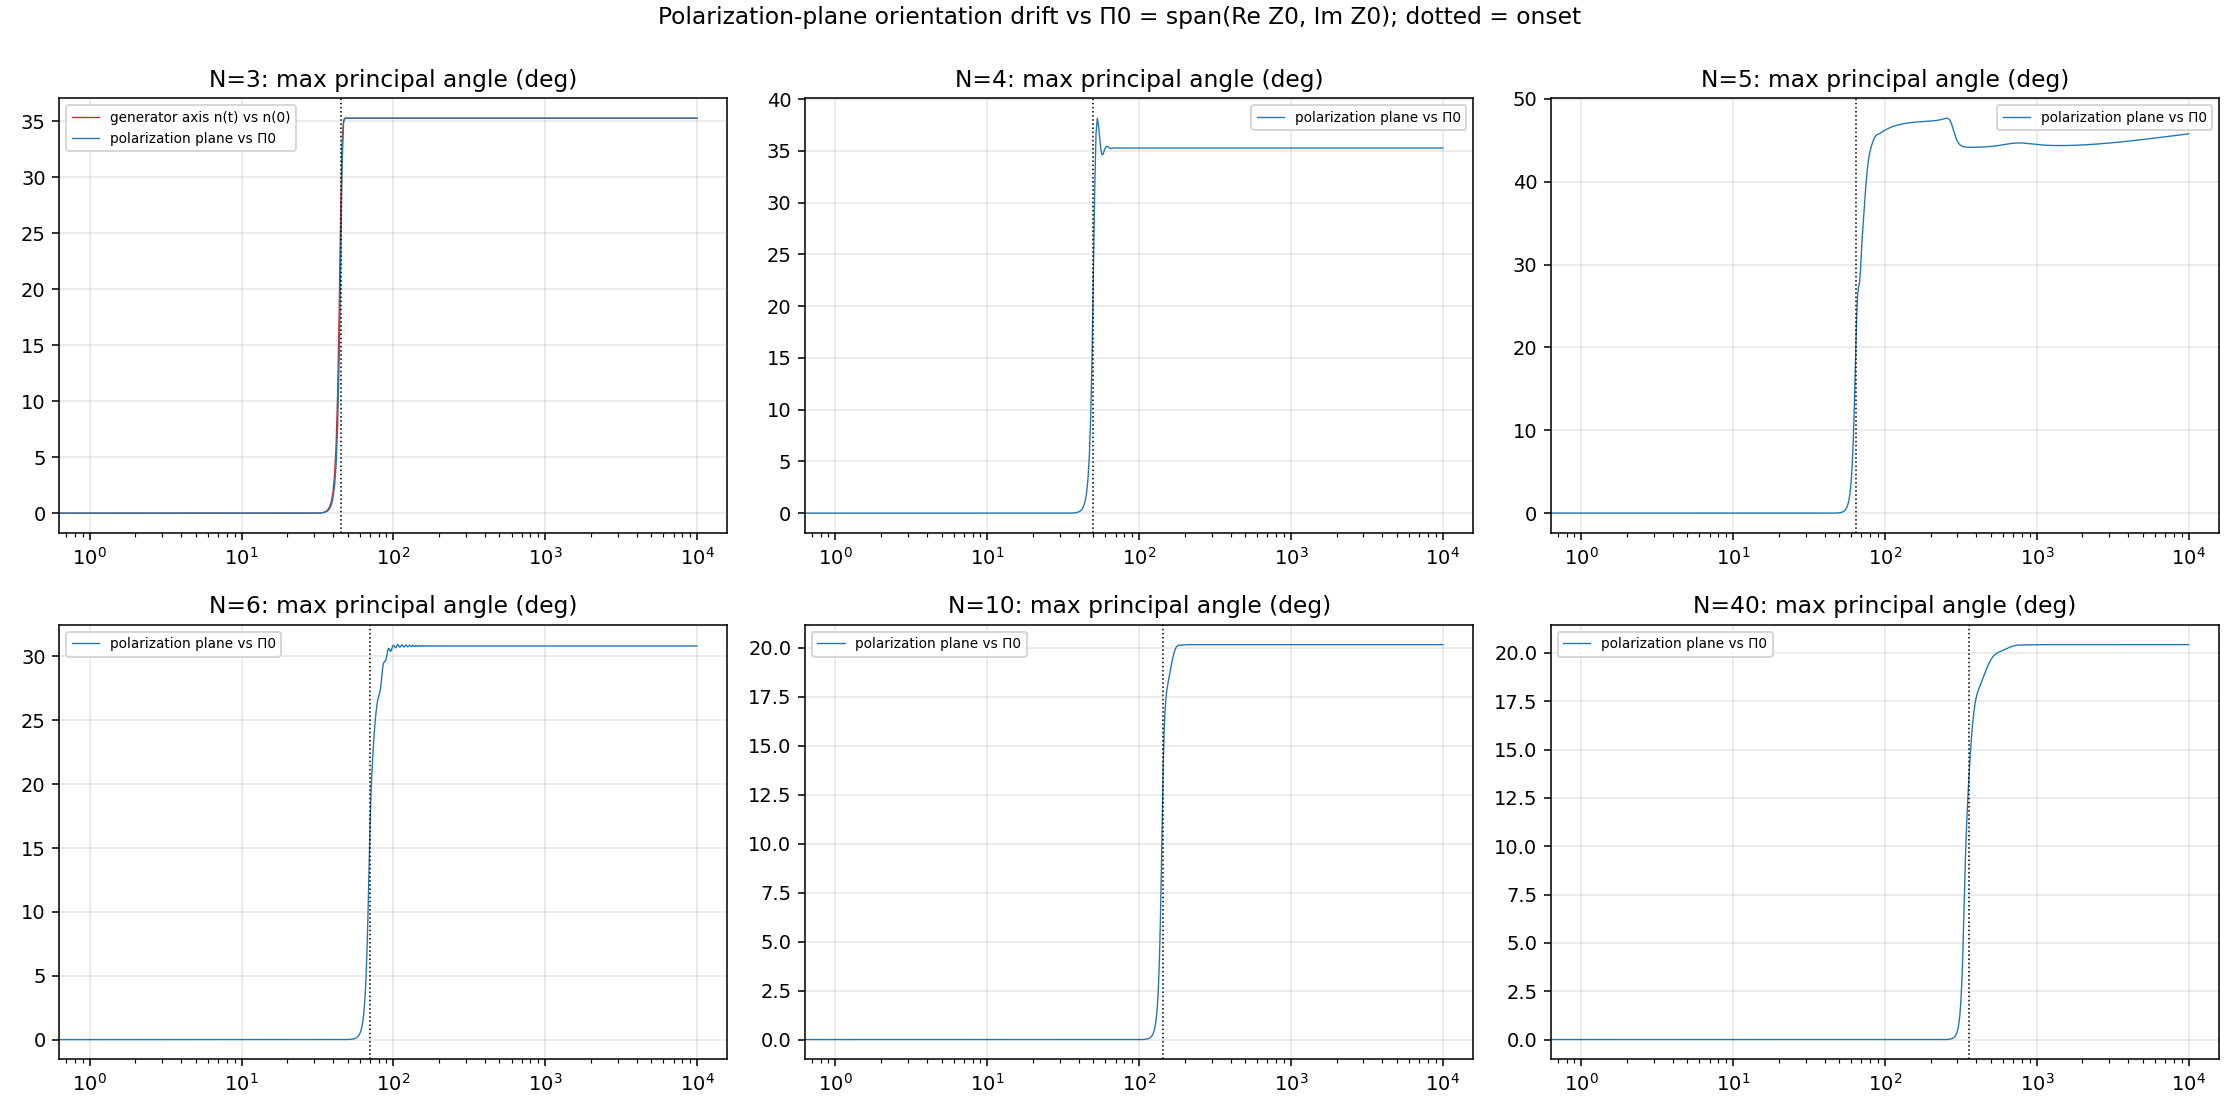

This figure's Python source:
#!/usr/bin/env python3
# -*- coding: utf-8 -*-
"""三方向の区別と安定性 (1): 状態の複素平面（偏光面）の向きと法線の安定性（読み出しのみ）。

三方向の定義（木原 2026-09-06 指示: 初期条件に錨を置く）:
  X̂ = p = Re Z0 / ‖Re Z0‖（初期実軸）
  Ŷ = q = Im Z0 を p に直交化・正規化（初期虚軸）。90°位相差で立つ複素平面 Π0 = span(p,q)。
  Ẑ = Π0 の法線（N=3 では R³ の p×q と生成子回転軸 n が一致するはず——これも検定）。
検定:
 (a) 定義の厳密性: step0 の |cos∠(Re Z0, Im Z0)|（90°からのずれ）と ‖Im Z0‖/‖Re Z0‖。
 (b) 偏光面の向きの安定性: Πs(t) = span(Re Z(t), Im Z(t)) と Π0 の主角（最大主角、度）。
     グローバル位相 Z→e^{iα}Z で span は不変（ゲージ不変量）。全 10001 歩。
     縮退警戒: 正規化後の [Re, Im] 行列の最小特異値も記録（面が潰れていないか）。
 (c) N=3 のみ: 生成子軸 n(t) = (K_32, K_13, K_21)/‖·‖（3次元では回転軸＝面法線）と
     n(0) の角、および n(0) と p×q の角（法線同定の確認）。
入力: N3_N40_long10000_20260905 の npz（SHA台帳照合）。新規走行なし。
出力: check_three_direction_frame_stability_v1.{json,csv,png}
"""
import csv
import hashlib
import json
import sys
from pathlib import Path

import numpy as np
import matplotlib
matplotlib.use("Agg")
import matplotlib.pyplot as plt

BASE = Path(__file__).resolve().parent
ROOT = BASE.parents[5]
ENGINE = ROOT / "時間軸Q軸とフェルミオンの生成構造" / "検証_対照実験" / "第5論文原本_自発的分裂予備実験_v1"
sys.path.insert(0, str(ENGINE))
from run_n_scaling_lowrank_v1 import LowRankSystem

SWEEP = BASE.parent / "N3_N40_long10000_20260905"
RL = BASE.parent / "N3_N40_rotation_lock_analysis_20260905"
NS = [3, 4, 5, 6, 10, 40]

ledger = {}
with open(SWEEP / "SHA256SUMS.txt") as fh:
    for line in fh:
        parts = line.split()
        if len(parts) == 2:
            ledger[parts[1]] = parts[0]

rl = json.load(open(RL / 'rotation_lock_analysis_v1.json'))
onset = {r[0]: int(r[2]) for r in rl['table']}

out = {}
rows = []
fig, axs = plt.subplots(2, 3, figsize=(16, 8))
for ax, N in zip(axs.ravel(), NS):
    rel = f'results/hm_N{N}_den_{N}_states_10000.npz'
    h = hashlib.sha256(open(SWEEP / rel, 'rb').read()).hexdigest()
    assert ledger[rel] == h, f'INPUT GATE FAIL: {rel}'
    Z = np.asarray(np.load(SWEEP / rel)['Z'], dtype=np.complex128)
    T, M = Z.shape
    rp, ip = Z[0].real, Z[0].imag
    cos90 = float(abs(rp @ ip) / (np.linalg.norm(rp) * np.linalg.norm(ip)))
    ratio = float(np.linalg.norm(ip) / np.linalg.norm(rp))
    p = rp / np.linalg.norm(rp)
    q = ip - (ip @ p) * p
    q = q / np.linalg.norm(q)
    B0 = np.stack([p, q], axis=1)  # M×2 正規直交
    # (b) 偏光面の主角（全歩）
    maxang = np.empty(T)
    smin = np.empty(T)
    for t in range(T):
        A = np.stack([Z[t].real, Z[t].imag], axis=1)
        nrm = np.linalg.norm(A, axis=0)
        smin[t] = float(np.linalg.svd(A / nrm, compute_uv=False)[-1]) if nrm.min() > 0 else 0.0
        Bt, _ = np.linalg.qr(A)
        sv = np.clip(np.linalg.svd(B0.T @ Bt, compute_uv=False), 0.0, 1.0)
        maxang[t] = np.degrees(np.arccos(sv[-1]))
    sc = onset[N]
    ramp_end = max(sc - 10, 1)
    res = {'M': M, 'onset': sc,
           'def_cos_90deg_offset': cos90, 'def_amp_ratio_im_over_re': ratio,
           'plane_maxangle_deg': {
               'ramp_max_(0..onset-10)': float(maxang[:ramp_end].max()),
               'transition_max': float(maxang[:min(sc + 200, T)].max()),
               'global_max': float(maxang.max()),
               'argmax_step': int(np.argmax(maxang)),
               'final_mean_last1000': float(maxang[-1000:].mean()),
               'final_std_last1000': float(maxang[-1000:].std())},
           'plane_smin_min': float(smin.min())}
    # (c) N=3: 生成子軸
    if N == 3:
        sys_lr = LowRankSystem(3)
        n_axis = np.empty((T, 3))
        for t in range(T):
            sys_lr.set_theta(np.angle(Z[t]))
            K = np.column_stack([sys_lr.kmatvec(np.eye(3)[:, j]) for j in range(3)])
            v = np.array([K[2, 1], K[0, 2], K[1, 0]])
            nv = np.linalg.norm(v)
            n_axis[t] = v / nv if nv > 0 else 0.0
        ang_n = np.degrees(np.arccos(np.clip(np.abs(n_axis @ n_axis[0]), 0, 1)))
        pxq = np.cross(p, q)
        ang_n0_pxq = float(np.degrees(np.arccos(np.clip(abs(pxq @ n_axis[0]), 0, 1))))
        res['axis_N3'] = {'angle_n0_vs_pxq_deg': ang_n0_pxq,
                          'ramp_max_deg': float(ang_n[:ramp_end].max()),
                          'global_max_deg': float(ang_n.max()),
                          'argmax_step': int(np.argmax(ang_n)),
                          'final_mean_last1000_deg': float(ang_n[-1000:].mean())}
        ax.plot(ang_n, lw=0.7, color='tab:red', label='generator axis n(t) vs n(0)')
    out[str(N)] = res
    rows.append([N, M, sc, f'{cos90:.2e}', f'{ratio:.6f}',
                 f"{res['plane_maxangle_deg']['ramp_max_(0..onset-10)']:.3e}",
                 f"{res['plane_maxangle_deg']['global_max']:.3f}",
                 res['plane_maxangle_deg']['argmax_step'],
                 f"{res['plane_maxangle_deg']['final_mean_last1000']:.3f}",
                 f"{res['plane_maxangle_deg']['final_std_last1000']:.2e}"])
    ax.plot(maxang, lw=0.7, color='tab:blue', label='polarization plane vs Π0')
    ax.axvline(sc, color='k', ls=':', lw=0.8)
    ax.set_title(f'N={N}: max principal angle (deg)')
    ax.set_xscale('log')
    ax.grid(alpha=.3)
    ax.legend(fontsize=7)
    print(f"N={N}: 90°ずれ={cos90:.1e} 振幅比Im/Re={ratio:.6f} | 面の主角: 増幅期max="
          f"{res['plane_maxangle_deg']['ramp_max_(0..onset-10)']:.2e}° 全域max="
          f"{res['plane_maxangle_deg']['global_max']:.3f}°(step {res['plane_maxangle_deg']['argmax_step']}) "
          f"終盤平均={res['plane_maxangle_deg']['final_mean_last1000']:.3f}°±"
          f"{res['plane_maxangle_deg']['final_std_last1000']:.1e}", flush=True)
    if N == 3:
        a3 = res['axis_N3']
        print(f"  N=3軸: n(0)とp×qの角={a3['angle_n0_vs_pxq_deg']:.2e}° 増幅期max={a3['ramp_max_deg']:.2e}° "
              f"全域max={a3['global_max_deg']:.3f}°(step {a3['argmax_step']}) 終盤={a3['final_mean_last1000_deg']:.3f}°",
              flush=True)

HEADER = ['N', 'M', 'onset', 'cos_90deg_offset', 'amp_ratio_im_re',
          'plane_ang_ramp_max_deg', 'plane_ang_global_max_deg', 'argmax_step',
          'plane_ang_final_mean_deg', 'plane_ang_final_std_deg']
with open(BASE / 'check_three_direction_frame_stability_v1.csv', 'w', newline='') as fh:
    w = csv.writer(fh); w.writerow(HEADER); w.writerows(rows)
with open(BASE / 'check_three_direction_frame_stability_v1.json', 'w') as fh:
    json.dump(out, fh, indent=2)
fig.suptitle('Polarization-plane orientation drift vs Π0 = span(Re Z0, Im Z0); dotted = onset', y=.995)
fig.tight_layout()
fig.savefig(BASE / 'check_three_direction_frame_stability_v1.png', dpi=140)
print('ALL DONE')
